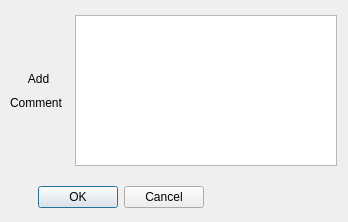
<?xml version="1.0" encoding="UTF-8"?>
<ui version="4.0">
 <class>AddComment</class>
 <widget class="QDialog" name="AddComment">
  <property name="geometry">
   <rect>
    <x>0</x>
    <y>0</y>
    <width>348</width>
    <height>222</height>
   </rect>
  </property>
  <property name="windowTitle">
   <string>Dialog</string>
  </property>
  <widget class="QDialogButtonBox" name="buttonBox">
   <property name="geometry">
    <rect>
     <x>11</x>
     <y>183</y>
     <width>193</width>
     <height>28</height>
    </rect>
   </property>
   <property name="orientation">
    <enum>Qt::Horizontal</enum>
   </property>
   <property name="standardButtons">
    <set>QDialogButtonBox::Cancel|QDialogButtonBox::Ok</set>
   </property>
  </widget>
  <widget class="QPlainTextEdit" name="plainTextEdit">
   <property name="geometry">
    <rect>
     <x>75</x>
     <y>15</y>
     <width>262</width>
     <height>151</height>
    </rect>
   </property>
  </widget>
  <widget class="QWidget" name="layoutWidget">
   <property name="geometry">
    <rect>
     <x>10</x>
     <y>70</y>
     <width>57</width>
     <height>41</height>
    </rect>
   </property>
   <layout class="QVBoxLayout" name="verticalLayout">
    <item>
     <widget class="QLabel" name="AddCommentlabel0">
      <property name="text">
       <string>Add</string>
      </property>
      <property name="alignment">
       <set>Qt::AlignCenter</set>
      </property>
     </widget>
    </item>
    <item>
     <widget class="QLabel" name="label">
      <property name="text">
       <string>Comment</string>
      </property>
     </widget>
    </item>
   </layout>
  </widget>
 </widget>
 <resources/>
 <connections>
  <connection>
   <sender>buttonBox</sender>
   <signal>accepted()</signal>
   <receiver>AddComment</receiver>
   <slot>accept()</slot>
   <hints>
    <hint type="sourcelabel">
     <x>248</x>
     <y>254</y>
    </hint>
    <hint type="destinationlabel">
     <x>157</x>
     <y>274</y>
    </hint>
   </hints>
  </connection>
  <connection>
   <sender>buttonBox</sender>
   <signal>rejected()</signal>
   <receiver>AddComment</receiver>
   <slot>reject()</slot>
   <hints>
    <hint type="sourcelabel">
     <x>316</x>
     <y>260</y>
    </hint>
    <hint type="destinationlabel">
     <x>286</x>
     <y>274</y>
    </hint>
   </hints>
  </connection>
 </connections>
</ui>
